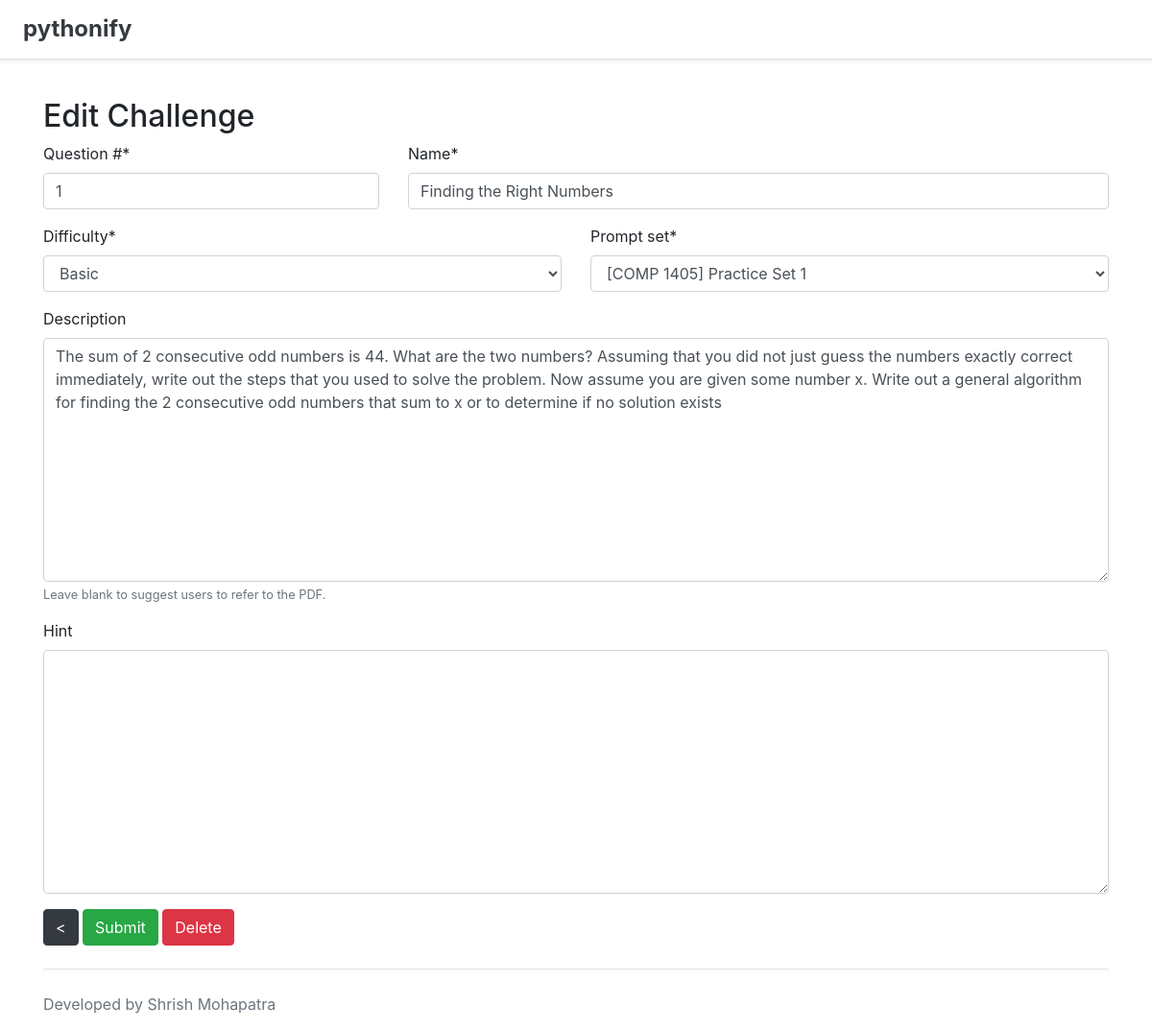
The page /edit_prompt/1 on the database its author committed.
### core/models.py (models this page shows, shortened)
class Prompt(models.Model):
    name = models.CharField(max_length=100)
    ref = models.PositiveIntegerField(verbose_name="Question #")
    difficulty = models.CharField(max_length=64, choices=ch_difficulty, default="Intermediate")
    description = models.TextField(help_text="Leave blank to suggest users to refer to the PDF.", blank=True)
    hint = models.TextField(blank=True)
    rating = models.DecimalField(verbose_name="Satisfaction", max_digits=4, decimal_places=2, default=0)
    complete_count = models.PositiveIntegerField(verbose_name="# Completed", default=0)
    prompt_set = models.ForeignKey(PromptSet, on_delete=models.CASCADE)

### core/views.py (the view)
# urls.py: url(r'^edit_prompt/(?P<pk>\d+)$', edit_prompt, name='edit_prompt'),
def edit_prompt(request, pk):
    prompt = get_object_or_404(Prompt, pk=pk)
    if request.method == 'POST':
        form = PromptForm(request.POST, instance=prompt)
        if form.is_valid():
            form.save()
            return redirect('view_set')
    else:
        form = PromptForm(instance=prompt)
        context = {
            'title': 'Edit Challenge',
            'type': 'edit',
            'form': form,
            'prompt': prompt
        }
    return render(request, 'admin/prompt_form.html', context)

### core/forms.py
class PromptForm(forms.ModelForm):
    class Meta:
        model = Prompt
        fields = ('name', 'ref', 'difficulty', 'description', 'hint', 'prompt_set')

### core/models.py (called while the page is built)
    def __str__(self):
        return "[{}] {}".format(self.course.name, self.name)

### core/templates/admin/prompt_form.html (shortened to what this page needs)
{% extends 'base.html' %}
{% load crispy_forms_tags %}
{% block body %}
<h2>{{ title }}</h2>
<form method="POST" class="needs-validation">
    <div class="row">
        <div class="col-4">
            {{ form.ref|as_crispy_field }}
        </div>
        <div class="col-8">
            {{ form.name|as_crispy_field }}
        </div>
    </div>
    <div class="row">
        <div class="col-6">
            {{ form.difficulty|as_crispy_field }}
        </div>
        <div class="col-6">
            {{ form.prompt_set|as_crispy_field }}
        </div>
    </div>
    {{ form.description|as_crispy_field }}
    {{ form.hint|as_crispy_field }}
    <a class="btn btn-dark" href="/view_set" role="button"> < </a>
    <button type="submit" class="btn btn-success" name="button">Submit</button>
    {% if type == "edit" %}
        <button type="button" class="btn btn-danger" data-toggle="modal" data-target="#deletePopup">Delete</button>
    {% endif %}
</form>
{% endblock %}

### rows shown on the page
Prompt: ref "1", name "Finding the Right Numbers", difficulty "Basic", prompt_set "[COMP 1405] Practice Set 1", description "The sum of 2 consecutive odd numbers is 44. What are the two numbers? Assuming that you did not just guess the numbers exactly correct immediately, write out the steps that you used to solve the problem. Now assume you are given some number x. Write out a general algorithm for finding the 2 consecutive odd numbers that sum to x or to determine if no solution exists"

### other values the page prints
{{ title }} "Edit Challenge"
